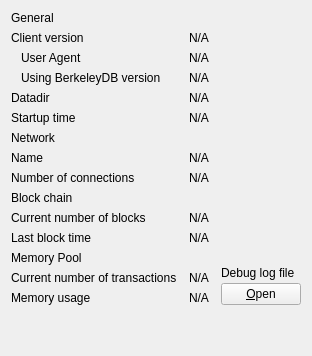
     <widget class="QWidget" name="tab_info">
      <attribute name="title">
       <string>&amp;Information</string>
      </attribute>
      <layout class="QGridLayout" name="gridLayout" columnstretch="0,1,0">
       <property name="horizontalSpacing">
        <number>12</number>
       </property>
       <item row="0" column="0">
        <widget class="QLabel" name="label_9">
         <property name="font">
          <font>
           <weight>50</weight>
           <bold>false</bold>
          </font>
         </property>
         <property name="text">
          <string>General</string>
         </property>
        </widget>
       </item>
       <item row="1" column="0">
        <widget class="QLabel" name="label_6">
         <property name="text">
          <string>Client version</string>
         </property>
        </widget>
       </item>
       <item row="1" column="1" colspan="2">
        <widget class="QLabel" name="clientVersion">
         <property name="cursor">
          <cursorShape>IBeamCursor</cursorShape>
         </property>
         <property name="text">
          <string>N/A</string>
         </property>
         <property name="textFormat">
          <enum>Qt::PlainText</enum>
         </property>
         <property name="textInteractionFlags">
          <set>Qt::LinksAccessibleByMouse|Qt::TextSelectableByKeyboard|Qt::TextSelectableByMouse</set>
         </property>
        </widget>
       </item>
       <item row="2" column="0">
        <widget class="QLabel" name="labelClientUserAgent">
         <property name="text">
          <string>User Agent</string>
         </property>
         <property name="indent">
          <number>10</number>
         </property>
        </widget>
       </item>
       <item row="2" column="1" colspan="2">
        <widget class="QLabel" name="clientUserAgent">
         <property name="cursor">
          <cursorShape>IBeamCursor</cursorShape>
         </property>
         <property name="text">
          <string>N/A</string>
         </property>
         <property name="textFormat">
          <enum>Qt::PlainText</enum>
         </property>
         <property name="textInteractionFlags">
          <set>Qt::LinksAccessibleByMouse|Qt::TextSelectableByKeyboard|Qt::TextSelectableByMouse</set>
         </property>
        </widget>
       </item>
       <item row="3" column="0">
        <widget class="QLabel" name="label_berkeleyDBVersion">
         <property name="text">
          <string>Using BerkeleyDB version</string>
         </property>
         <property name="indent">
          <number>10</number>
         </property>
        </widget>
       </item>
       <item row="3" column="1" colspan="2">
        <widget class="QLabel" name="berkeleyDBVersion">
         <property name="cursor">
          <cursorShape>IBeamCursor</cursorShape>
         </property>
         <property name="text">
          <string>N/A</string>
         </property>
         <property name="textFormat">
          <enum>Qt::PlainText</enum>
         </property>
         <property name="textInteractionFlags">
          <set>Qt::LinksAccessibleByMouse|Qt::TextSelectableByKeyboard|Qt::TextSelectableByMouse</set>
         </property>
        </widget>
       </item>
       <item row="4" column="0">
        <widget class="QLabel" name="label_12">
         <property name="text">
          <string>Datadir</string>
         </property>
        </widget>
       </item>
       <item row="4" column="1" colspan="2">
        <widget class="QLabel" name="dataDir">
         <property name="cursor">
          <cursorShape>IBeamCursor</cursorShape>
         </property>
         <property name="text">
          <string>N/A</string>
         </property>
         <property name="textFormat">
          <enum>Qt::PlainText</enum>
         </property>
         <property name="wordWrap">
          <bool>true</bool>
         </property>
         <property name="textInteractionFlags">
          <set>Qt::LinksAccessibleByMouse|Qt::TextSelectableByKeyboard|Qt::TextSelectableByMouse</set>
         </property>
        </widget>
       </item>
       <item row="5" column="0">
        <widget class="QLabel" name="label_13">
         <property name="text">
          <string>Startup time</string>
         </property>
        </widget>
       </item>
       <item row="5" column="1" colspan="2">
        <widget class="QLabel" name="startupTime">
         <property name="cursor">
          <cursorShape>IBeamCursor</cursorShape>
         </property>
         <property name="text">
          <string>N/A</string>
         </property>
         <property name="textFormat">
          <enum>Qt::PlainText</enum>
         </property>
         <property name="textInteractionFlags">
          <set>Qt::LinksAccessibleByMouse|Qt::TextSelectableByKeyboard|Qt::TextSelectableByMouse</set>
         </property>
        </widget>
       </item>
       <item row="6" column="0">
        <widget class="QLabel" name="labelNetwork">
         <property name="font">
          <font>
           <weight>50</weight>
           <bold>false</bold>
          </font>
         </property>
         <property name="text">
          <string>Network</string>
         </property>
        </widget>
       </item>
       <item row="7" column="0">
        <widget class="QLabel" name="label_8">
         <property name="text">
          <string>Name</string>
         </property>
        </widget>
       </item>
       <item row="7" column="1" colspan="2">
        <widget class="QLabel" name="networkName">
         <property name="cursor">
          <cursorShape>IBeamCursor</cursorShape>
         </property>
         <property name="text">
          <string>N/A</string>
         </property>
         <property name="textFormat">
          <enum>Qt::PlainText</enum>
         </property>
         <property name="textInteractionFlags">
          <set>Qt::LinksAccessibleByMouse|Qt::TextSelectableByKeyboard|Qt::TextSelectableByMouse</set>
         </property>
        </widget>
       </item>
       <item row="8" column="0">
        <widget class="QLabel" name="label_7">
         <property name="text">
          <string>Number of connections</string>
         </property>
        </widget>
       </item>
       <item row="8" column="1" colspan="2">
        <widget class="QLabel" name="numberOfConnections">
         <property name="cursor">
          <cursorShape>IBeamCursor</cursorShape>
         </property>
         <property name="text">
          <string>N/A</string>
         </property>
         <property name="textFormat">
          <enum>Qt::PlainText</enum>
         </property>
         <property name="textInteractionFlags">
          <set>Qt::LinksAccessibleByMouse|Qt::TextSelectableByKeyboard|Qt::TextSelectableByMouse</set>
         </property>
        </widget>
       </item>
       <item row="9" column="0">
        <widget class="QLabel" name="label_10">
         <property name="font">
          <font>
           <weight>50</weight>
           <bold>false</bold>
          </font>
         </property>
         <property name="text">
          <string>Block chain</string>
         </property>
        </widget>
       </item>
       <item row="10" column="0">
        <widget class="QLabel" name="label_3">
         <property name="text">
          <string>Current number of blocks</string>
         </property>
        </widget>
       </item>
       <item row="10" column="1" colspan="2">
        <widget class="QLabel" name="numberOfBlocks">
         <property name="cursor">
          <cursorShape>IBeamCursor</cursorShape>
         </property>
         <property name="text">
          <string>N/A</string>
         </property>
         <property name="textFormat">
          <enum>Qt::PlainText</enum>
         </property>
         <property name="textInteractionFlags">
          <set>Qt::LinksAccessibleByMouse|Qt::TextSelectableByKeyboard|Qt::TextSelectableByMouse</set>
         </property>
        </widget>
       </item>
       <item row="11" column="0">
        <widget class="QLabel" name="labelLastBlockTime">
         <property name="text">
          <string>Last block time</string>
         </property>
        </widget>
       </item>
       <item row="11" column="1" colspan="2">
        <widget class="QLabel" name="lastBlockTime">
         <property name="cursor">
          <cursorShape>IBeamCursor</cursorShape>
         </property>
         <property name="text">
          <string>N/A</string>
         </property>
         <property name="textFormat">
          <enum>Qt::PlainText</enum>
         </property>
         <property name="textInteractionFlags">
          <set>Qt::LinksAccessibleByMouse|Qt::TextSelectableByKeyboard|Qt::TextSelectableByMouse</set>
         </property>
        </widget>
       </item>
       <item row="12" column="0">
        <widget class="QLabel" name="labelMempoolTitle">
         <property name="font">
          <font>
           <weight>50</weight>
           <bold>false</bold>
          </font>
         </property>
         <property name="text">
          <string>Memory Pool</string>
         </property>
        </widget>
       </item>
       <item row="13" column="0">
        <widget class="QLabel" name="labelNumberOfTransactions">
         <property name="text">
          <string>Current number of transactions</string>
         </property>
        </widget>
       </item>
       <item row="13" column="1">
        <widget class="QLabel" name="mempoolNumberTxs">
         <property name="cursor">
          <cursorShape>IBeamCursor</cursorShape>
         </property>
         <property name="text">
          <string>N/A</string>
         </property>
         <property name="textFormat">
          <enum>Qt::PlainText</enum>
         </property>
         <property name="textInteractionFlags">
          <set>Qt::LinksAccessibleByMouse|Qt::TextSelectableByKeyboard|Qt::TextSelectableByMouse</set>
         </property>
        </widget>
       </item>
       <item row="14" column="0">
        <widget class="QLabel" name="labelMemoryUsage">
         <property name="text">
          <string>Memory usage</string>
         </property>
        </widget>
       </item>
       <item row="14" column="1">
        <widget class="QLabel" name="mempoolSize">
         <property name="cursor">
          <cursorShape>IBeamCursor</cursorShape>
         </property>
         <property name="text">
          <string>N/A</string>
         </property>
         <property name="textFormat">
          <enum>Qt::PlainText</enum>
         </property>
         <property name="textInteractionFlags">
          <set>Qt::LinksAccessibleByMouse|Qt::TextSelectableByKeyboard|Qt::TextSelectableByMouse</set>
         </property>
        </widget>
       </item>
       <item row="12" column="2" rowspan="3">
        <layout class="QVBoxLayout" name="verticalLayoutDebugButton">
         <property name="spacing">
          <number>3</number>
         </property>
         <item>
          <spacer name="verticalSpacer_2">
           <property name="orientation">
            <enum>Qt::Vertical</enum>
           </property>
           <property name="sizeHint" stdset="0">
            <size>
             <width>10</width>
             <height>5</height>
            </size>
           </property>
          </spacer>
         </item>
         <item>
          <widget class="QLabel" name="labelDebugLogfile">
           <property name="text">
            <string>Debug log file</string>
           </property>
          </widget>
         </item>
         <item>
          <widget class="QPushButton" name="openDebugLogfileButton">
           <property name="toolTip">
            <string>Open the %1 debug log file from the current data directory. This can take a few seconds for large log files.</string>
           </property>
           <property name="text">
            <string>&amp;Open</string>
           </property>
           <property name="autoDefault">
            <bool>false</bool>
           </property>
          </widget>
         </item>
        </layout>
       </item>
       <item row="15" column="0">
        <spacer name="verticalSpacer">
         <property name="orientation">
          <enum>Qt::Vertical</enum>
         </property>
         <property name="sizeHint" stdset="0">
          <size>
           <width>20</width>
           <height>40</height>
          </size>
         </property>
        </spacer>
       </item>
      </layout>
     </widget>
